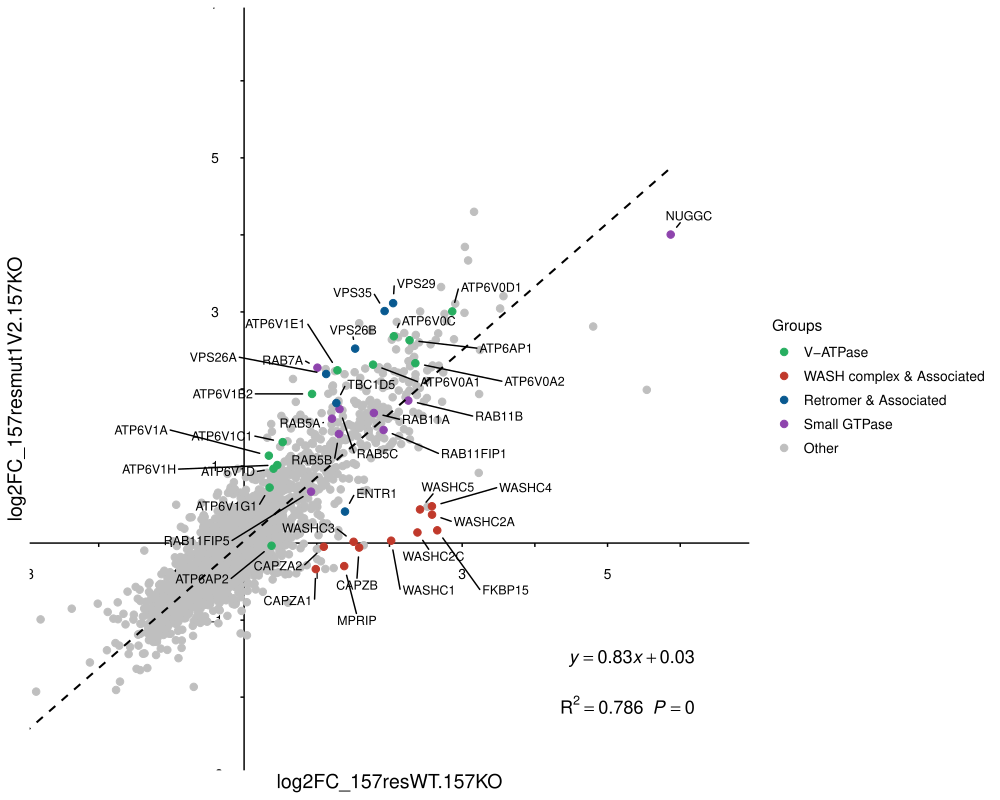

R code for this plot:
rm(list = ls())
library(MASS)
library(ggplot2)
library(ggrepel)
library(cowplot)
library(readr)
library(broom)
library(dplyr)
library(RColorBrewer) 

#########################################################################
# 1. 配置部分 (Configuration)
#########################################################################
# Set your working directory
setwd("/Users/taofu/HMS Dropbox/Fu Tao/tao/3_MassSpec/20250506_ALFAendoIP_D13mutants/R_plot/")

main_data_file  <- "all_stats_results_sa02558_02559_sa02561_02562_combine_annotate_organelles.csv"
color_data_file <- "7_color_by_groups_refined.csv" 

col_x     <- "log2FC_157resWT.157KO"
col_y     <- "log2FC_157resmut1V2.157KO"
col_gene  <- "Gene.Symbol"

#########################################################################
# 2. 数据处理与颜色逻辑 (Data Processing)
#########################################################################

data_raw <- read.csv(main_data_file)
term_data <- read.csv(color_data_file)

# Join the main data with your classification file
data <- data.frame(
  x = data_raw[[col_x]], 
  y = data_raw[[col_y]], 
  Gene.Symbol = data_raw[[col_gene]]
) %>%
  left_join(term_data, by = c("Gene.Symbol" = "Gene.names"))

# Handle missing terms
data$term[is.na(data$term)] <- "Other"

# --- FIX 1: Explicitly define factor levels so your groups come first ---
# This ensures Group 1 gets Color 1 (Red), Group 2 gets Color 2 (Blue), etc.
unique_terms <- setdiff(unique(data$term), "Other")
data$term <- factor(data$term, levels = c(unique_terms, "Other"))

# Dynamic Color Palette Generation
all_levels <- levels(data$term)
num_groups <- length(all_levels)

# --- FIX 2: Corrected base_colors (removed trailing comma) ---
base_colors <- c("#27ae60","#c0392b", "#085990", "#8e44ad",  "#e67e22")


if(num_groups > length(base_colors)) {
  # If you have more groups than colors, generate more
  extra_colors <- colorRampPalette(brewer.pal(8, "Set3"))(num_groups - length(base_colors))
  final_palette <- c(base_colors, extra_colors)
} else {
  final_palette <- base_colors[1:num_groups]
}

# Assign names to colors to map them correctly to terms
names(final_palette) <- all_levels

# --- FIX 3: Ensure "Other" is grey ---
if("Other" %in% names(final_palette)) {
  final_palette["Other"] <- "grey75" # Light grey for background
}

# Sort data so colored points (your groups) are plotted last (on top)
data <- data %>% arrange(desc(term == "Other"))

# Identify labels (only for non-"Other" genes)
label_data <- data %>% 
  filter(term != "Other") %>% 
  distinct(Gene.Symbol, .keep_all = TRUE)

#########################################################################
# 3. 统计信息 (Statistics)
#########################################################################

lm_model <- lm(y ~ x, data = data)
lm_summary <- summary(lm_model)
r_squared  <- lm_summary$r.squared
p_value    <- tidy(lm_model)$p.value[2]
intercept  <- coef(lm_model)[1]
slope      <- coef(lm_model)[2]

# Axis helper function
draw_axis_line_with_edges <- function(length_x, length_y, tick_step = 1, lab_step = 2) {
  tick_x_frame <- data.frame(ticks = seq(-length_x, length_x, by = tick_step))
  tick_y_frame <- data.frame(ticks = seq(-length_y, length_y, by = tick_step))
  lab_x_frame  <- subset(data.frame(lab = seq(-length_x, length_x, by = lab_step), zero = 0), lab != 0)
  lab_y_frame  <- subset(data.frame(lab = seq(-length_y, length_y, by = lab_step), zero = 0), lab != 0)
  
  ggplot() +
    geom_segment(aes(y = 0, yend = 0, x = -length_x, xend = length_x), linewidth = 0.5) +
    geom_segment(aes(x = 0, xend = 0, y = -length_y, yend = length_y), linewidth = 0.5) +
    geom_segment(data = tick_x_frame, aes(x = ticks, xend = ticks, y = 0, yend = -0.05)) +
    geom_segment(data = tick_y_frame, aes(x = 0, xend = -0.05, y = ticks, yend = ticks)) + 
    geom_text(data = lab_x_frame, aes(x = lab, y = -0.4, label = lab), size = 3.5) +
    geom_text(data = lab_y_frame, aes(x = -0.4, y = lab, label = lab), size = 3.5) +
    geom_rect(aes(xmin = -length_x, xmax = length_x, ymin = -length_y, ymax = length_y), fill = NA, color = "black") +
    theme_minimal() + 
    theme(panel.grid = element_blank(), axis.text = element_blank(), axis.title = element_blank())
}

equation_parsed <- paste0("italic(y) == ", round(slope, 2), "*italic(x) + ", round(intercept, 2))
stats_text <- paste0("R^2 == ", round(r_squared, 3), "~~italic(P) == ", format(p_value, digits = 3))

#########################################################################
# 4. 绘图 (Plotting)
#########################################################################

# Adjusting axis range to match your coord_cartesian better
p1 <- draw_axis_line_with_edges(7, 7) + 
  geom_point(data = data, aes(x, y, color = term), size = 2.2, alpha = 1) +
  
  geom_text_repel(
    data = label_data, 
    aes(x, y, label = Gene.Symbol),
    size = 3.2,
    max.overlaps = Inf,
    box.padding = 0.6,
    point.padding = 0.4,
    segment.color = "black",
    force = 12,
    min.segment.length = 0
  ) +
  
  geom_smooth(data = data, aes(x = x, y = y), 
              method = "lm", se = FALSE, linetype = "dashed", color = "black", linewidth = 0.7) +
  
  scale_color_manual(values = final_palette) + 
  labs(x = col_x, y = col_y, color = "Groups") +
  coord_cartesian(xlim = c(-2.5, 6.5), ylim = c(-2.5, 6.5)) +
  theme(legend.position = "right", 
        axis.title = element_text(size = 14),
        legend.text = element_text(size = 10)) +
  
  annotate("text", x = 6.2, y = -1.5, label = equation_parsed, parse = TRUE, hjust = 1, size = 4.5) +
  annotate("text", x = 6.2, y = -2.1, label = stats_text, parse = TRUE, hjust = 1, size = 4.5)

print(p1)

# Save files
ggsave("7_RoR_color_by_groups_V2_WTKO_m1V2KO_V2.png", plot = p1, height = 8, width = 10, dpi = 300)
ggsave("7_RoR_color_by_groups_V2_WTKO_m1V2KO_V2.pdf", plot = p1, height = 8, width = 10, device = "pdf", useDingbats = FALSE)
